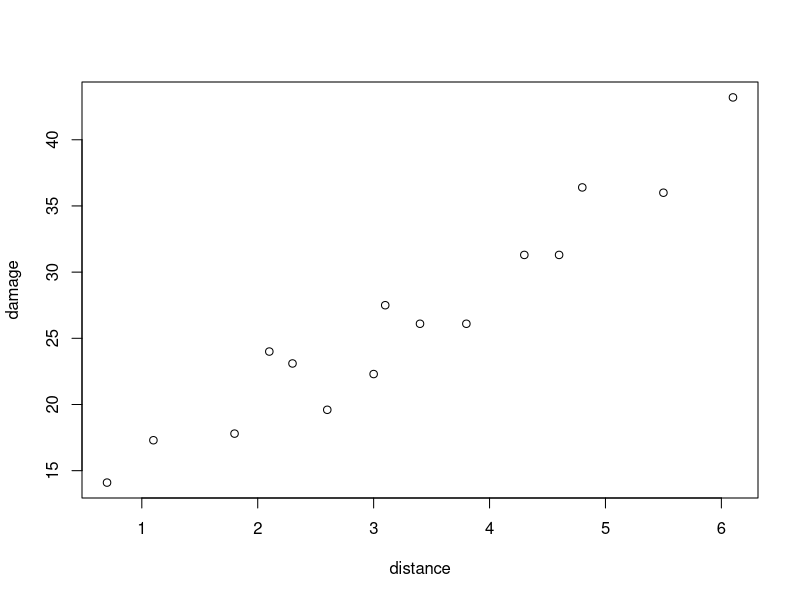

Write the R code that produced this figure.

# Create the matrix

distance <-c(3.4, 1.8, 4.6, 2.3, 3.1, 5.5, .7, 3.0, 2.6, 4.3, 2.1, 1.1, 6.1, 4.8, 3.8)

damage <- c(26.1, 17.8, 31.3, 23.1, 27.5, 36.0, 14.1, 22.3, 19.6, 31.3, 24.0, 17.3, 43.2, 36.4, 26.1)

fd <- cbind(distance, damage)

# Basic Plot
plot(distance, damage)
